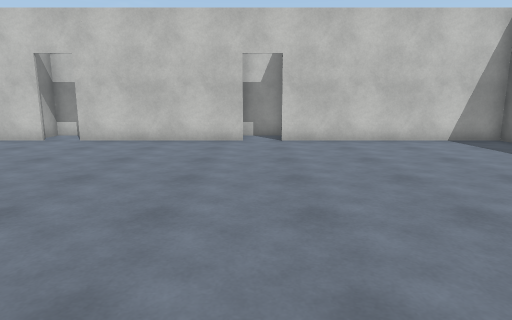
[1] (above)

16 first-person views from a walk through a scene from a Unity 3-D project. The camera is 1.4 m above the floor, tilts 10° down and sees 75° across. Doors are open. The floor is counted in squares, 1 m on a side. Each view is taken from the middle of a square. On the plan, view 1 faces up. The plan holds only what a view shows up to about 15 squares ahead; the rest is blank. The player is left out. Surface patterns are stand-ins for the level's own textures.

[2]
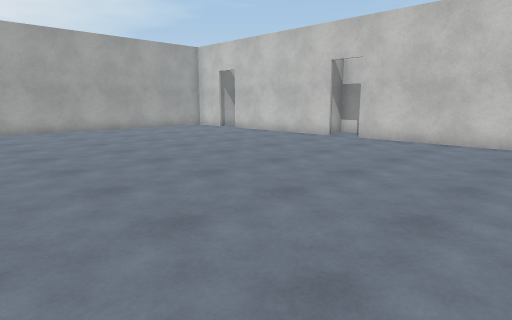

[3]
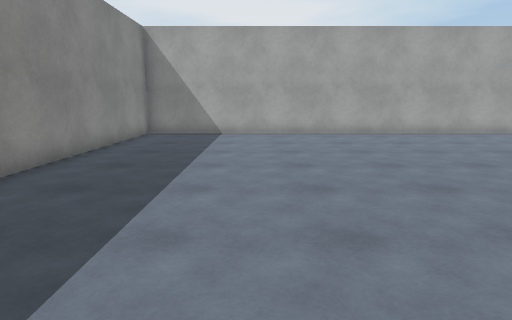

[4]
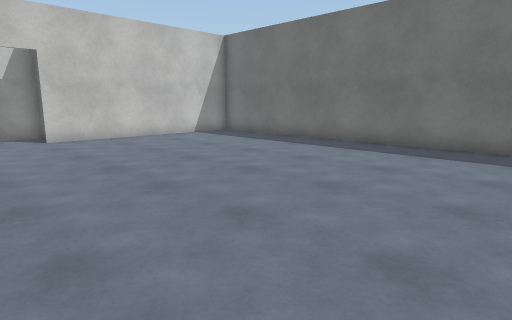

[5]
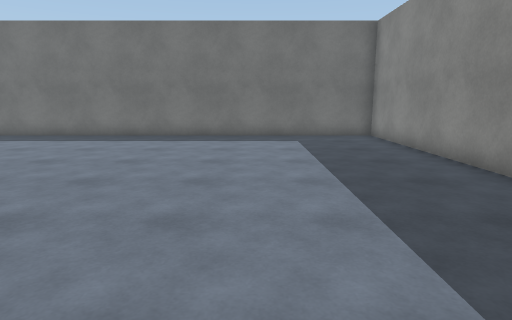

[6]
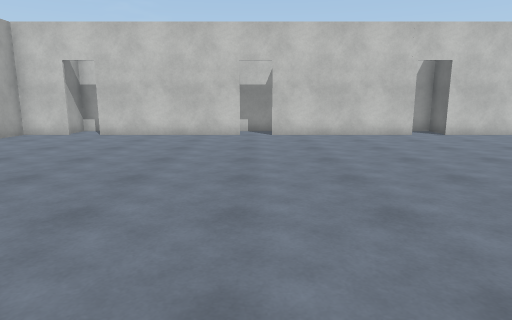

[7]
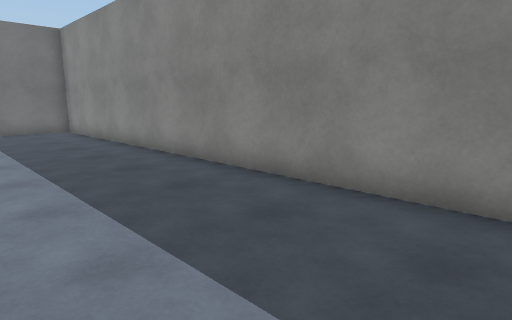

[8]
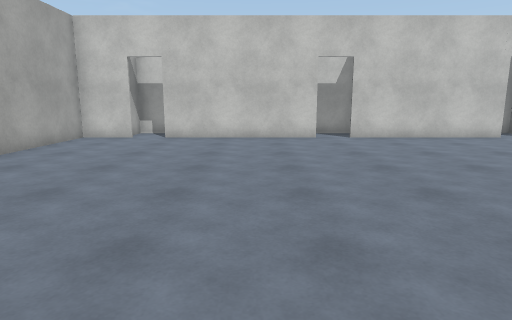

[9]
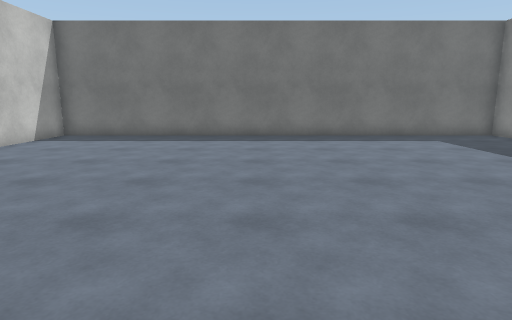

[10]
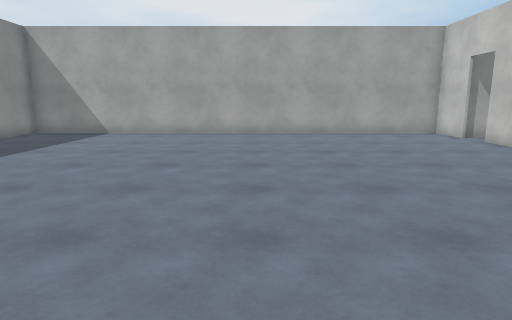

[11]
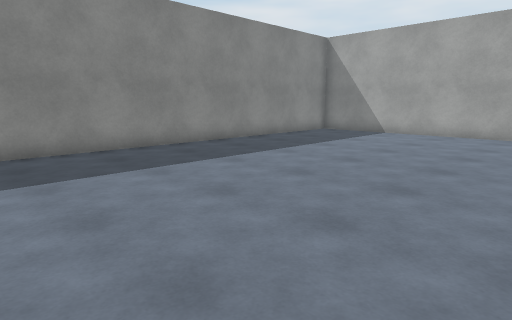

[12]
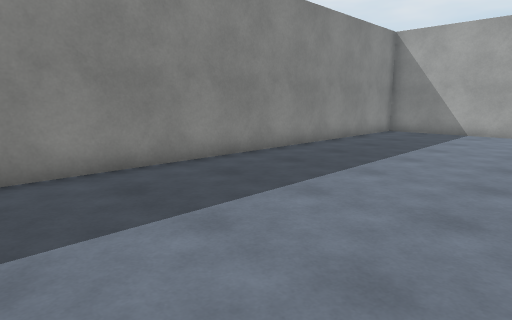

[13]
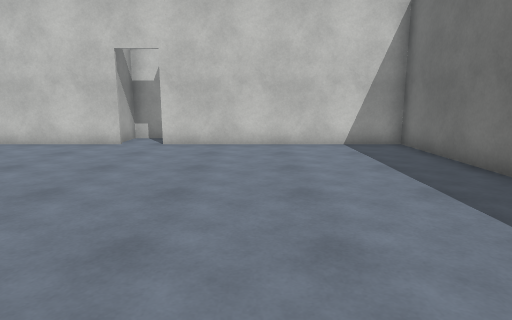

[14]
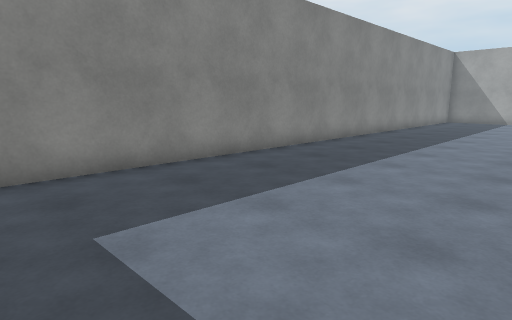

[15]
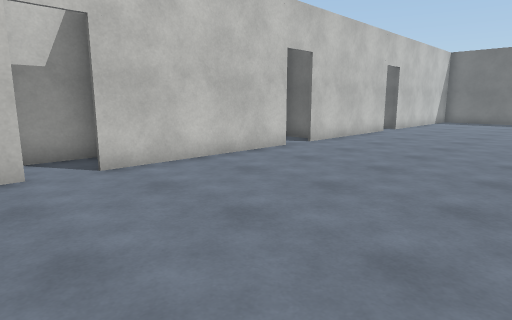

[16]
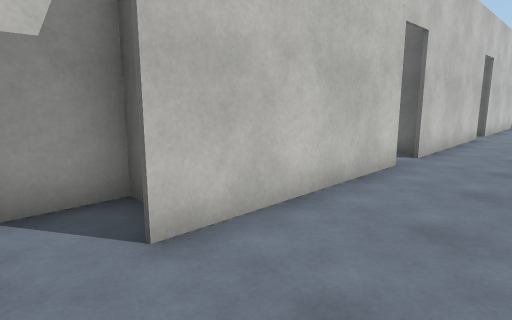

### Floor plan
Points are (right, up) in squares from view 1. A wall is a line through its corners. A room is listed if a view was taken in it or the views show most of it. See-through windows are left out.
Room 1 (views 1, 2, 3, 4, 5, 6, 7, 8, 9, 10, 11, 12, 13, 14, 15, 16)
walls: (-7.6, 11.9) (-13.6, 11.9); (-0.4, 11.9) (-6.4, 11.9); (-14.8, 11.9) (-16.8, 11.9) (-16.8, -5.8) (8.8, -5.8) (8.8, 11.9) (0.9, 11.9)
ways out: open door at (-7, 12) to room 2; open door at (-14.5, 12) to room 3; open door at (0.5, 12) to room 4
Room 2 (no view inside)
walls: (-5.6, 12.2) (-5.6, 13.7) (-8.2, 13.7) (-8.2, 12.8)
ways out: open door at (-7, 12) to room 1
Room 3 (no view inside)
walls: (-12.9, 13.2) (-12.9, 13.7) (-15.1, 13.7) (-15.1, 12.1)
ways out: open door at (-14.5, 12) to room 1
Room 4 (no view inside)
walls: (1.2, 12) (1.2, 13.7) (-0.6, 13.7) (-0.6, 12.4)
ways out: open door at (0.5, 12) to room 1

Positions as (right, up) in squares from view 1, and headings:
1: (0, 0), facing up
2: (0, 0), facing up-left
3: (-2, -1), facing left
4: (-2, -1), facing up-right
5: (-5, -1), facing right
6: (-7, -2), facing up
7: (-8, -1), facing down-right
8: (-10, -1), facing up
9: (-5, 4), facing right
10: (-2, 4), facing left
11: (-2, 4), facing down-left
12: (-1, 1), facing down-left
13: (4, 1), facing up
14: (8, 1), facing down-left
15: (-16, 5), facing up-right
16: (-15, 9), facing up-right
